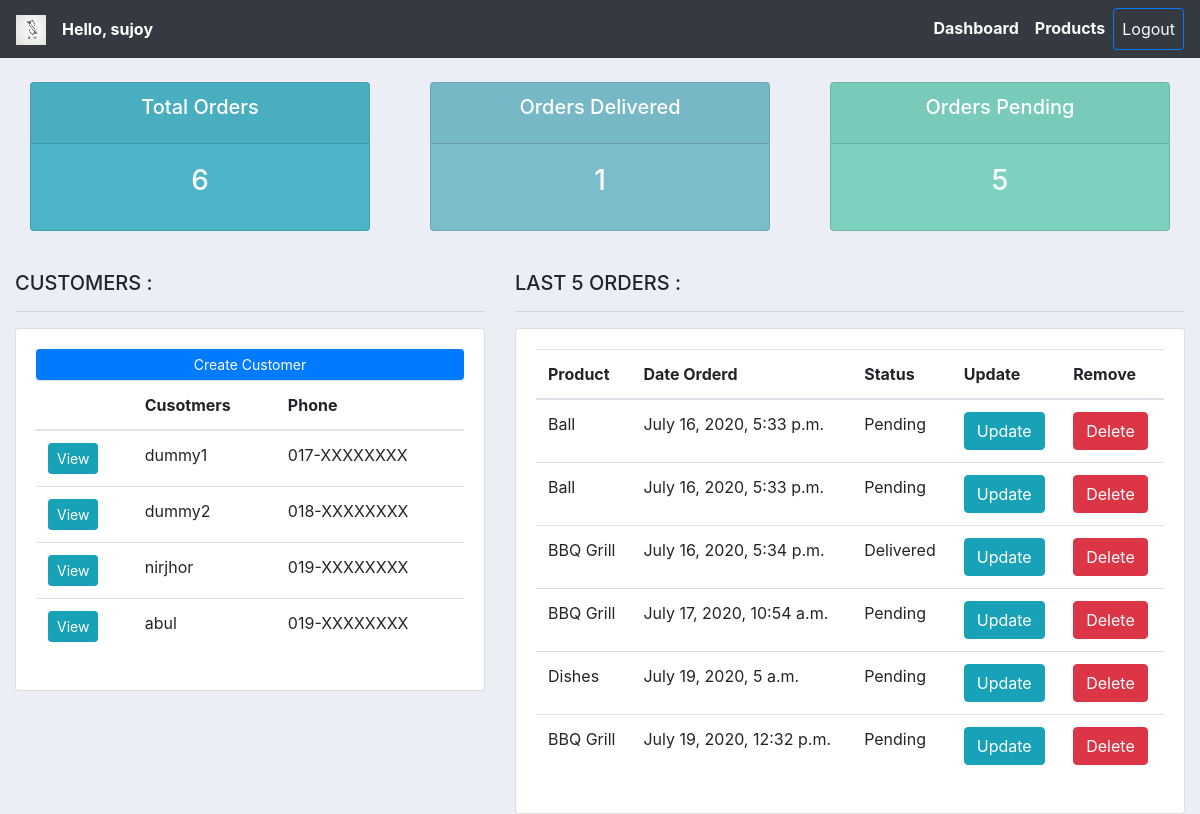
The app's page / (signed in), older data.
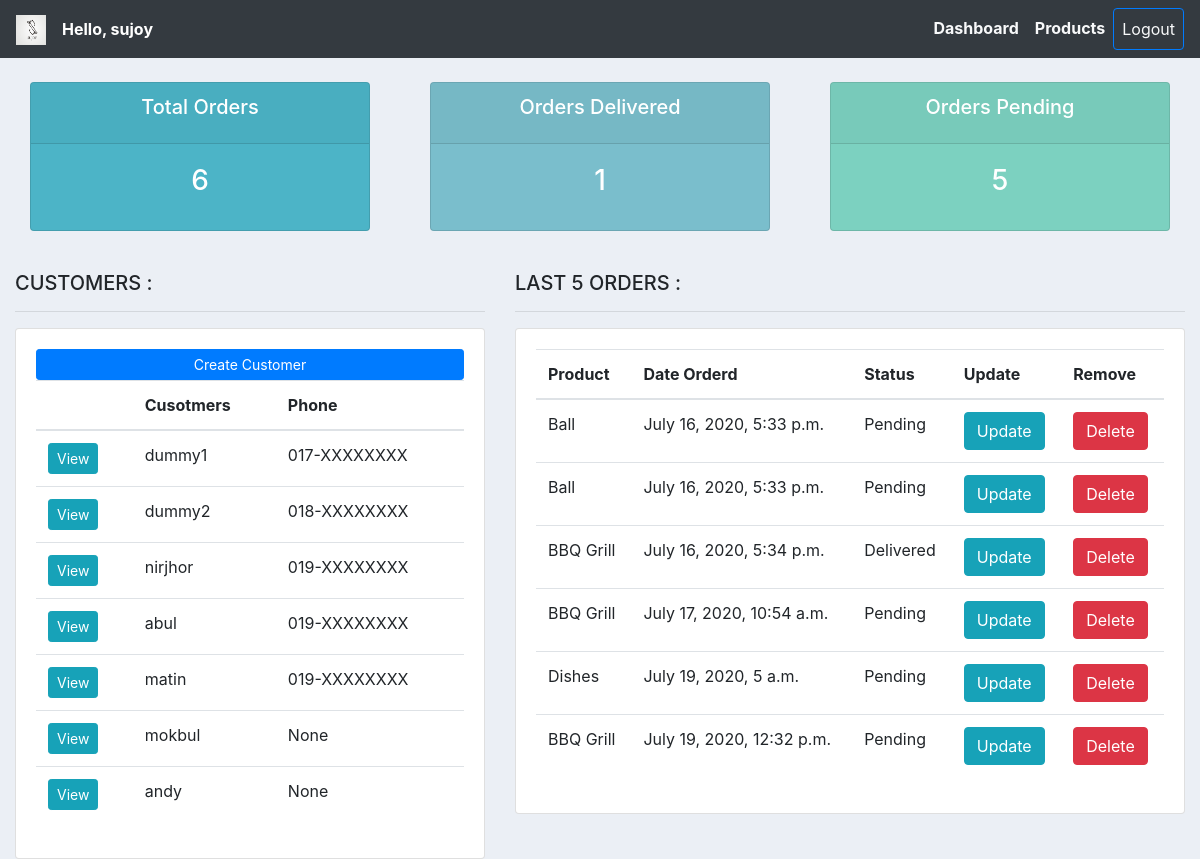
The same page, newer data.
### accounts/models.py (models this page shows, shortened)
class Customer(models.Model):
    user = models.OneToOneField(User, null=True, on_delete=models.CASCADE)
    name = models.CharField(max_length=120, null=True)
    phone = models.CharField(max_length=120, null=True)
    email = models.EmailField(null=True)
    profile_pic = models.ImageField(default='profile-pic.png', null
    =True, blank=True)
    date_created = models.DateTimeField(auto_now_add=True, null=True)
    def get_absolute_url(self):
        return reverse("crm:customer", kwargs={'id':self.id})

class Order(models.Model):
    STATUS = (
        ('Pending', 'Pending'),
        ('Out for delivary', 'Out for delivary'),
        ('Delivered', 'Delivered'),
    )
    customer = models.ForeignKey(Customer, null=True, on_delete=models.SET_NULL)
    product = models.ForeignKey(Product, null=True, on_delete=models.SET_NULL)
    date_created = models.DateTimeField(auto_now_add=True, null=True)
    status =  models.CharField(max_length=120, null=True, choices=STATUS)
    note =  models.CharField(max_length=120, null=True)
    def get_absolute_url(self):
        return reverse("crm:update-order", kwargs={'id':self.id})
    def get_delete_url(self):
        return reverse("crm:delete-order", kwargs={'id':self.id})

class Product(models.Model):
    CATAGORY = (
        ('Indoor', 'Indoor'),
        ('Outdoor', 'Outdoor')
    )
    name = models.CharField(max_length=120, null=True)
    price = models.FloatField(null=True)
    catagory = models.CharField(max_length=120, null=True, choices=CATAGORY)
    description = models.CharField(max_length=220, null=True, blank=True)
    date_created = models.DateTimeField(auto_now_add=True, null=True)
    tags = models.ManyToManyField(Tag)
    def __str__(self):
        return self.name

### accounts/decorators.py (the view)
    def wrapper_func(request, *args, **kwargs):
        group = None
        if request.user.groups.exists():
            group = request.user.groups.all()[0].name
        if group == "customer":
            return redirect('crm:user-page')
        if group == "admin":
            return view_func(request, *args, **kwargs)

### accounts/views.py (called while the page is built)
@login_required(login_url='crm:login')
@admin_only
def home_view(request):
    template_name = "accounts/dashboard.html"
    customers = Customer.objects.all()
    orders = Order.objects.all()
    total_order = orders.count()
    delivered = orders.filter(status='Delivered').count()
    pending = orders.filter(status='Pending').count()
    context = {
        'customers' : customers,
        'orders' : orders,
        'total_order' : total_order,
        'delivered' : delivered,
        'pending' : pending
    }
    return render(request, template_name, context)

### accounts/templates/accounts/dashboard.html
{% extends 'accounts/base.html' %}
{% load static %}
{% block content %}
{% include 'accounts/status.html' %}
<br>
<div class="row">
    <div class="col-md-5">
        <h5>CUSTOMERS :</h5>
        <hr>
        <div class="card card-body">
            <a href="" class="btn btn-primary btn-block btn-sm">Create Customer</a>
            <table class="table">
                <thead>
                    <tr>
                        <th></th>
                        <th>Cusotmers</th>
                        <th>Phone</th>
                    </tr>
                </thead>
                <tbody>
                    {% for customer in customers %}
                        <tr>
                            <td><a href="{{ customer.get_absolute_url }}" class="btn btn-sm btn-info">View</a></td>
                            <td>{{ customer.user.username }}</td>
                            <td>{{ customer.phone }}</td>
                        </tr>
                    {% endfor %}
                </tbody>
            </table>
        </div>
    </div>
    <div class="col-md-7">
        <h5>LAST 5 ORDERS :</h5>
        <hr>
        <div class="card card-body">
            <table class="table">
                <thead>
                    <tr>
                        <th>Product</th>
                        <th>Date Orderd</th>
                        <th>Status</th>
                        <th>Update</th>
                        <th>Remove</th>
                    </tr>
                </thead>
                <tbody>
                  {% for order in orders %}
                    <tr>
                      <td>{{ order.product }}</td>
                      <td>{{ order.date_created }}</td>
                      <td>{{ order.status }}</td>
                      <td><a href="{{ order.get_absolute_url }}" class="btn btn-info">Update</a></td>
                      <td><a href="{{ order.get_delete_url }}" class="btn btn-danger">Delete</a></td>
                    </tr>
                  {% endfor %}
                </tbody>
            </table>
        </div>
    </div>
</div>
{% endblock %}

Row changes from the older to the newer data that the page shows:
added Customer: user.username "matin", phone "019-XXXXXXXX"
added Customer: user.username "mokbul", phone "None"
added Customer: user.username "andy", phone "None"
